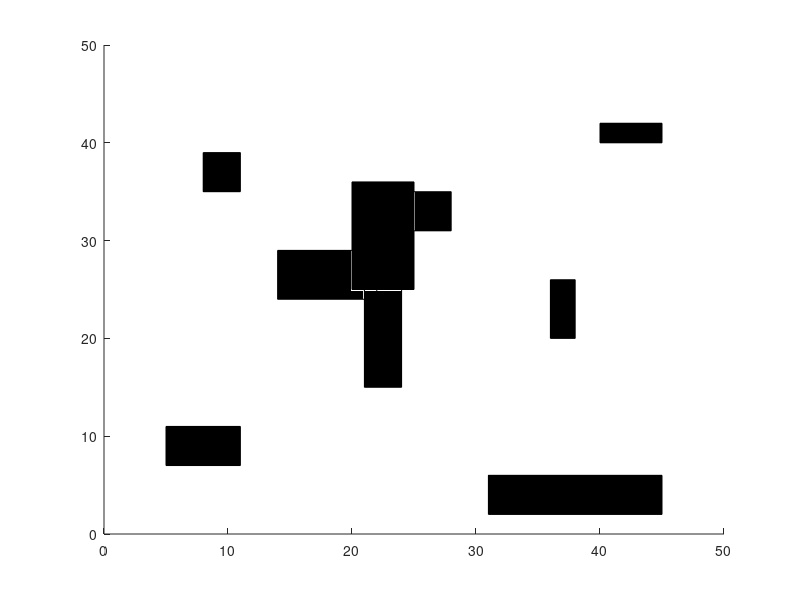

Here is the MATLAB script that generated this plot: (Note: this script raises an error after producing the figure.)
%%Scenario with an obstacle with many protrusions
close all hidden;
%start=4,5
%goal=16,45

%create obstacle matrix for rectangles where columns are: index, x, y, w, h
%this is a matrix with columns: x, y, w, h
ObstacleMatrix= [1,20,25,5,11;
                 2,22,31,6,4;
                 3,21,15,3,15;
                 4,14,24,8,5;
                 5,5,7,6,4;
                 6,31,2,14,4;
                 7,36,20, 2,6;
                 8,40,40,5,2;
                 9,8,35,3,4];


%map of obstacles with [x1,y1,x2,y2]
ObstacleMap = [ObstacleMatrix(:,2:3), ObstacleMatrix(:,2:3) + ObstacleMatrix(:,4:5)];

%global edges; %edges of the obstacles will be put into a matrix, 4 lines per rectangle means 4 rows per object
% edges: a matrix representing all the lines of the obstacles. (size N x 4 in the form N x [x1, y1, x2, y2])
    % first creating a matrix with all the edges of the obstacles in the form
    % (x1,y1,x2,y2) to use in the function
    % preallocate matrix to store edges (multiplied by 4 because each rectangle has 4 edges)
    edges = zeros(size(ObstacleMatrix,1)*4,4);
    for i = 1:size(ObstacleMatrix,1)
        x1 = ObstacleMatrix(i,2); % x coordinate of bottom left corner
        y1 = ObstacleMatrix(i,3); % y coordinate of bottom left corner
        w = ObstacleMatrix(i,4); % width of rectangle
        h = ObstacleMatrix(i,5); % height of rectangle
        % Extract edges and store in edges matrix
        edges((i-1)*4+1,:) = [x1,y1,x1+w,y1]; % bottom edge
        edges((i-1)*4+2,:) = [x1,y1,x1,y1+h]; % left edge
        edges((i-1)*4+3,:) = [x1+w,y1,x1+w,y1+h]; % right edge
        edges((i-1)*4+4,:) = [x1,y1+h,x1+w,y1+h]; % top edge
    end


figure;
hold on;

for i = 1:size(ObstacleMatrix, 1)
    rectangle('Position', ObstacleMatrix(i, 2:5),'FaceColor', 'k');
end
xlim([0,50])
ylim([0,50])


writematrix(ObstacleMap, 'ObstacleMap.csv');
writematrix(ObstacleMatrix, 'RectangleMatrix.csv');
writematrix(edges, 'edges.csv')